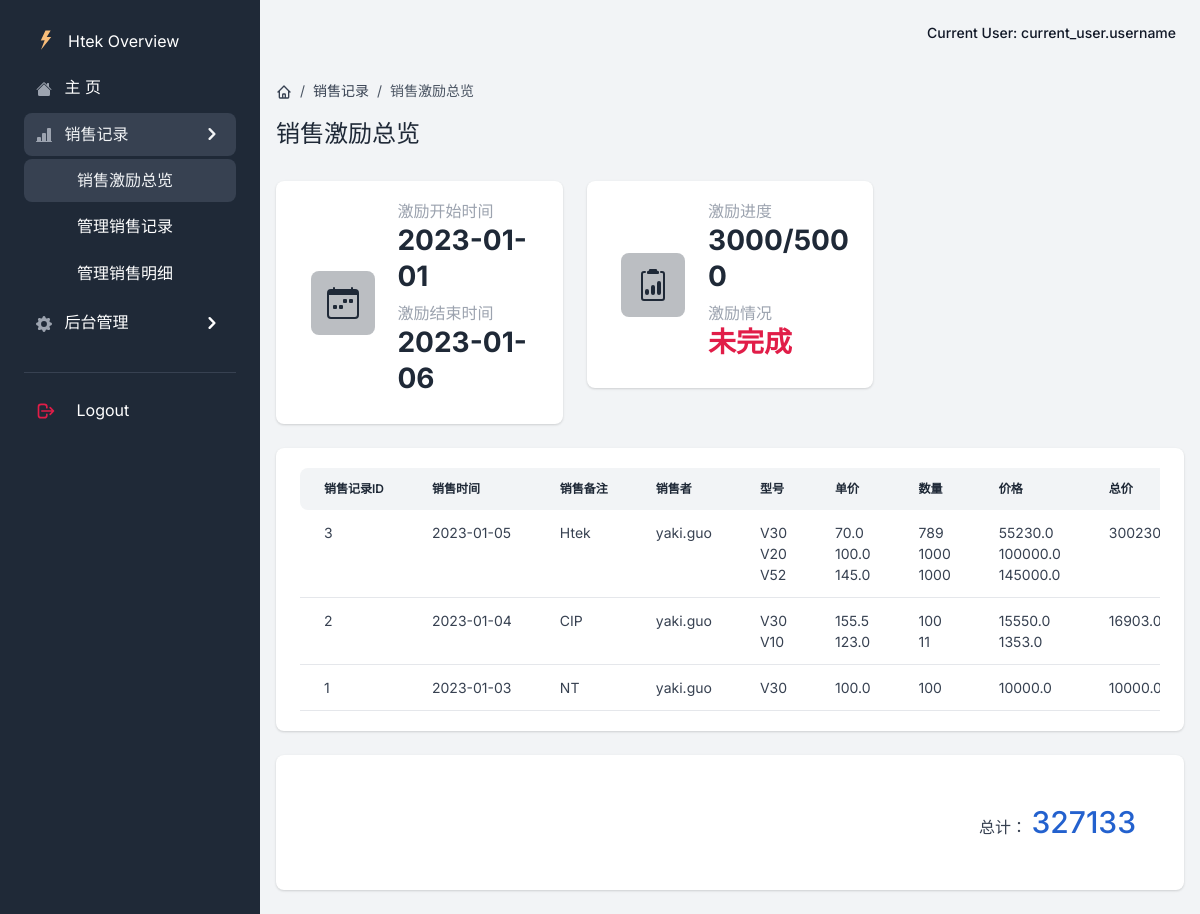
Page /all_record on the earlier database version.
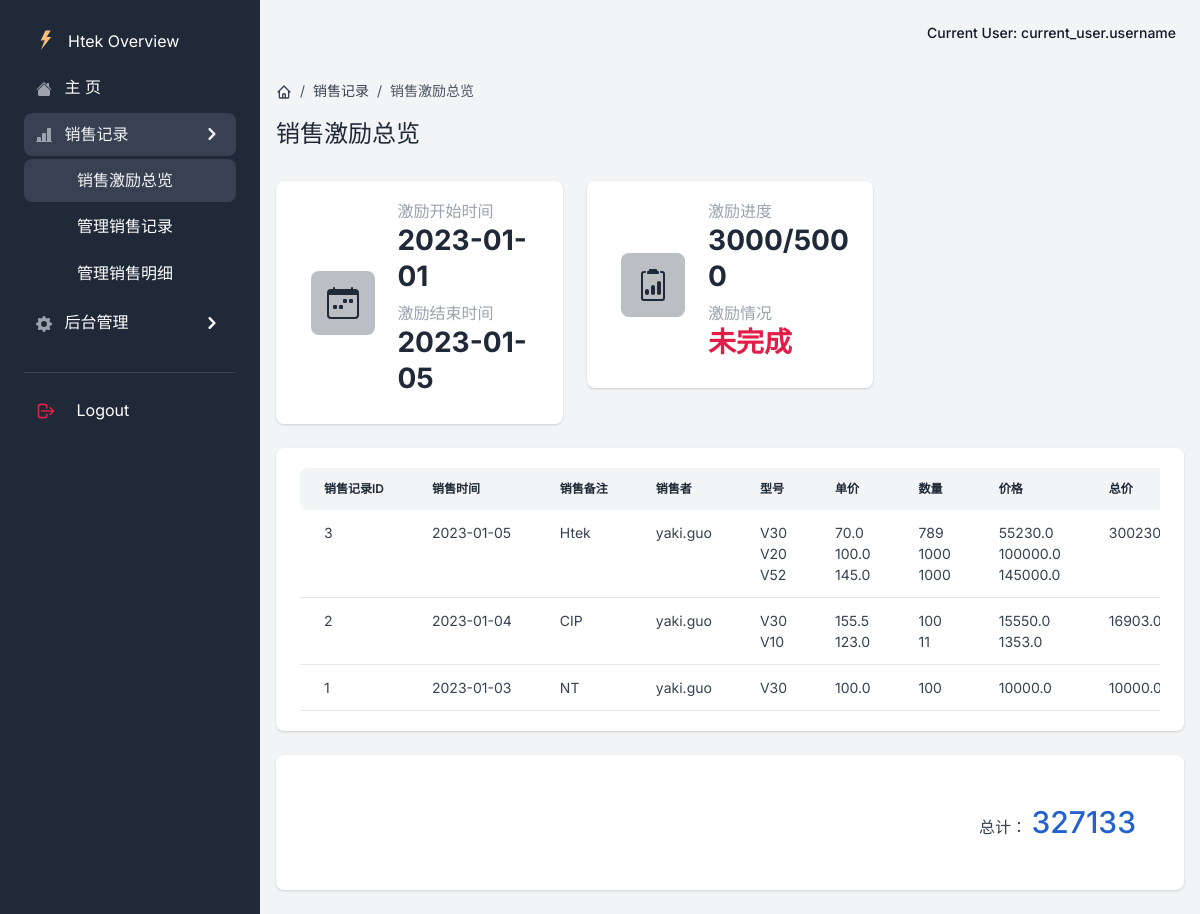
Same page on the later database version.
### app/models.py (models this page shows)
class Global(db.Model):  # 全局配置表
    __tablename__ = 'Global'
    id = db.Column(db.Integer, primary_key=True, autoincrement=True)
    key = db.Column(db.String(64), unique=True, nullable=False)
    value = db.Column(db.String(64), nullable=False)

### app/excitation/views.py (the view, shortened to what this page needs)
class ExcitationView(MethodView):
    def get(self):
        current_app.logger.info('-> ExcitationView')
        global_settings = DataBaseUtils.get_global_settings()
        data = DataBaseUtils.query_all_record('yaki.guo', start_time=global_settings['start_time'],end_time=global_settings['end_time'])
        setting = {"settings": global_settings, "number_limit": 0}
        setting["settings"]["start_number"] = int(setting["settings"]["start_number"])
        for d in data:
            setting['number_limit'] += data[d]['all_number']
        return render_template('excitation/all_record.html', segment='excitation_all', data=data, setting=setting)

### app/__init__.py (called while the page is built)
@login_manager.request_loader
def request_loader(request):
    username = request.form.get('username')
    user = {'name': 'yaki', 'f': 'request_loder'}
    return user if user else None

def configure_database(app):
    @app.before_first_request
    def initialize_database():
        try:
            db.create_all()
        except Exception as e:
            print('> Error: DBMS Exception: ' + str(e))
            basedir = os.path.abspath(os.path.dirname(__file__))
            app.config['SQLALCHEMY_DATABASE_URI'] = SQLALCHEMY_DATABASE_URI = 'sqlite:///../DataBase/db.sqlite3'
            print('> Fallback to SQLite ')
            db.create_all()
    @app.teardown_request
    def shutdown_session(exception=None):
        db.session.remove()

### app/models.py (called while the page is built)
    @staticmethod
    def get_global_settings():
        settings = Global.query.all()
        setting = {}
        for s in settings:
            setting[s.key] = s.value
        return setting

    @staticmethod
    def datepicker_2_datetime(picker: str):
        time = picker.split('-')
        return datetime.date(year=int(time[0]), month=int(time[1]), day=int(time[2]))

### app/templates/excitation/all_record.html (shortened to what the changed rows need)
{% extends "base/base.html" %}
{% block content %}
<div class="py-4">
    <div class="d-flex justify-content-between w-100 flex-wrap">
        <div class="mb-3 mb-lg-0">
            <h1 class="h4">销售激励总览</h1>
        </div>
    </div>
</div>
<div class="row">
    <div class="col-12 col-sm-6 col-xl-4 mb-4">
        <div class="card border-0 shadow">
            <div class="card-body">
                <div class="row d-block d-xl-flex align-items-center">
                    <div class="col-12 col-xl-7 px-xl-0">
                        <div class="d-none d-sm-block">
                            <h2 class="h6 text-gray-400 mb-0">激励开始时间</h2>
                        </div>
                        <div class="d-none d-sm-block">
                            <h2 class="h6 text-gray-400 mb-0">激励结束时间</h2>
                            <h3 class="fw-extrabold mb-2">{{setting['settings']['end_time']}}</h3>
                        </div>
                    </div>
                </div>
            </div>
        </div>
    </div>
    <div class="col-12 col-sm-6 col-xl-4 mb-4">
        <div class="card border-0 shadow">
            <div class="card-body">
                <div class="row d-block d-xl-flex align-items-center">
                    <div class="col-12 col-xl-7 px-xl-0">
                        <div class="d-none d-sm-block">
                            <h2 class="h6 text-gray-400 mb-0">激励进度</h2>
                        </div>
                        <div class="d-none d-sm-block">
                            <h2 class="h6 text-gray-400 mb-0">激励情况</h2>
                        </div>
                    </div>
                </div>
            </div>
        </div>
    </div>
</div>
<div class="card border-0 shadow mb-4">
    <div class="card-body">
        <div class="table-responsive">
            <table class="table table-centered table-nowrap mb-0 rounded" id="all_record">
                <thead class="thead-light">
                    <tr>
                        <th class="border-0 rounded-start">销售记录ID</th>
                        <th class="border-0">销售时间</th>
                        <th class="border-0">销售备注</th>
                        <th class="border-0">销售者</th>
                        <th class="border-0">型号</th>
                        <th class="border-0">单价</th>
                        <th class="border-0">数量</th>
                        <th class="border-0">价格</th>
                        <th class="border-0 rounded-end">总价</th>
                    </tr>
                </thead>
            </table>
        </div>
    </div>
</div>
{% endblock content %}

Differences in the rows shown:
changed Global (number 2 of 2 on the later page): settings.end_time "2023-01-06" → "2023-01-05"
